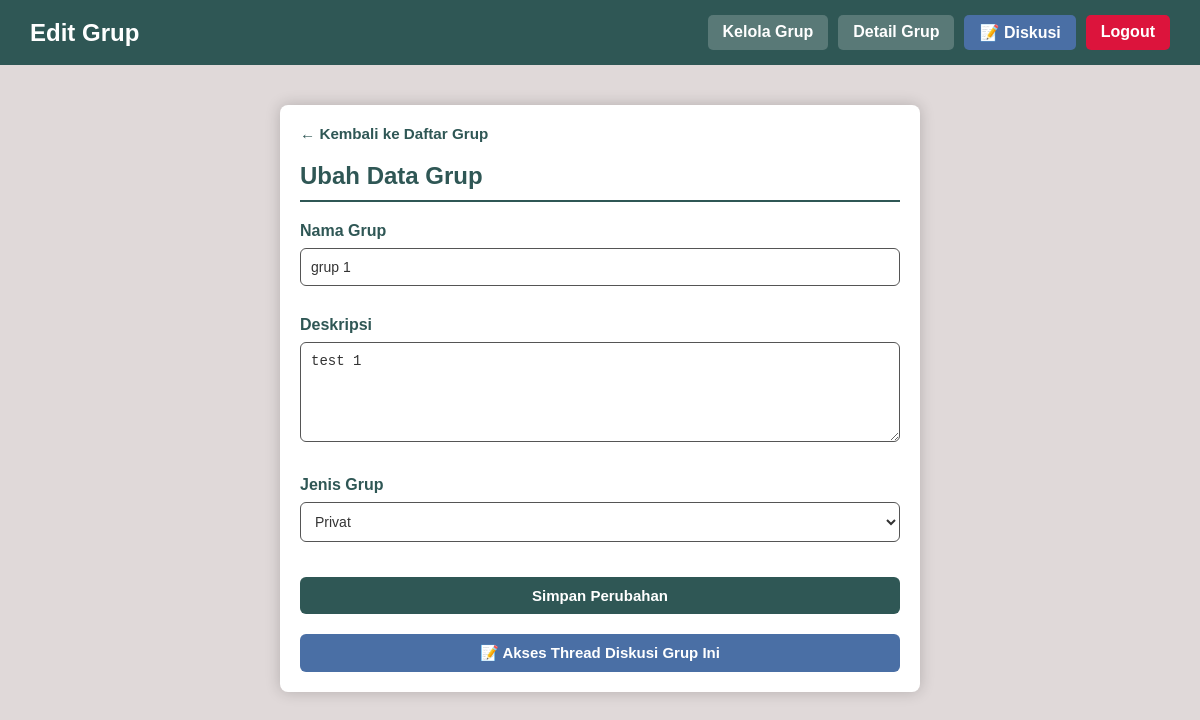
/dosen/grup/edit_group.php?idgrup=1 (signed in), run on the app's committed database.
### tables this page shows
CREATE TABLE `grup` (
  `idgrup` int(11) NOT NULL,
  `username_pembuat` varchar(20) NOT NULL,
  `nama` varchar(45) DEFAULT NULL,
  `deskripsi` varchar(45) DEFAULT NULL,
  `tanggal_pembentukan` datetime DEFAULT NULL,
  `jenis` enum('Privat','Publik') DEFAULT NULL,
  `kode_pendaftaran` varchar(45) DEFAULT NULL
);

### Database.php (called while the page is built, shortened)
<?php
class Database
{
    private $host = "localhost";
    private $username = "root";
    private $password = "";
    private $database = "fullstack";
    private $connection;
    public function __construct()
    {
        $this->connection = new mysqli(
            $this->host,
            $this->username,
            $this->password,
            $this->database
        );
    }
    public function prepare($sql)
    {
        return $this->connection->prepare($sql);
    }
}
class GrupModel
{
    private $db;
    public function __construct()
    {
        $this->db = new Database();
    }
    public function getGrupByPembuatAndId($username, $idgrup)
    {
        $sql = "SELECT * FROM grup WHERE idgrup = ? AND username_pembuat = ?";
        $stmt = $this->db->prepare($sql);
        $stmt->bind_param("is", $idgrup, $username);
        $stmt->execute();
        $result = $stmt->get_result();
        return $result->fetch_assoc();
    }
}
?>

### dosen/grup/edit_group.php (the view, shortened to what this page needs)
<?php
require_once '../../Database.php';
$grupModel = new GrupModel();
$idgrup = (int)$_GET['idgrup'];
$username_dosen = $_SESSION['username'];
$group = $grupModel->getGrupByPembuatAndId($username_dosen, $idgrup);
?>
<!DOCTYPE html>
<html lang="id">
<head>
    <link rel="stylesheet" href="../../css/style.css">
</head>
<body>
    <header>
        <h2>Edit Grup</h2>
        <nav>
            <a href="manage_group_dosen.php">Kelola Grup</a>
            <a href="detail_group.php?idgrup=<?php echo $idgrup; ?>">Detail Grup</a>
            <a href="../../thread/thread_list.php?idgrup=<?php echo $idgrup; ?>" class="btn-thread">📝 Diskusi</a>
            <a href="../../logout.php" class="logout">Logout</a>
        </nav>
    </header>
    <main class="container">
        <div class="box box-medium">
            <a href="manage_group_dosen.php" class="link-back">
                &leftarrow; Kembali ke Daftar Grup
            </a>
            <h2 class="form-title">Ubah Data Grup</h2>
            <form method="POST" action="edit_group.php?idgrup=<?php echo $idgrup; ?>">
                <div style="margin-bottom: 15px;">
                    <label for="nama">Nama Grup</label>
                    <input type="text" id="nama" name="nama" value="<?php echo htmlspecialchars($group['nama']); ?>" required>
                </div>
                <div style="margin-bottom: 15px;">
                    <label for="deskripsi">Deskripsi</label>
                    <textarea id="deskripsi" name="deskripsi" rows="4" required><?php echo htmlspecialchars($group['deskripsi']); ?></textarea>
                </div>
                <div style="margin-bottom: 20px;">
                    <label for="jenis">Jenis Grup</label>
                    <select id="jenis" name="jenis" required>
                        <option value="Privat" <?php echo $group['jenis'] == 'Privat' ? 'selected' : ''; ?>>Privat</option>
                    </select>
                </div>
                <button type="submit" class="btn btn-block">Simpan Perubahan</button>
            </form>
            <a href="../../thread/thread_list.php?idgrup=<?php echo $idgrup; ?>" class="btn btn-blue btn-block mt-20">
                📝 Akses Thread Diskusi Grup Ini
            </a>
        </div>
    </main>
</body>
</html>

### css/style.css (style rules this page uses)
@media (prefers-color-scheme: light) { :root { --bg-body: #E0D9D9; --bg-card: #ffffff; --text-main: #333333; --primary-color: #2F5755; --btn-bg: #2F5755; --border-color: #555; --input-bg: #ffffff; --shadow-color: rgba(0, 0, 0, 0.2); --title-color: #2F5755; --text-muted: #666666; --bg-thread-item: #f8f9fa; --btn-thread-bg: #4a6fa5; --status-open-bg: #d4edda; --status-open-text: #155724; --status-close-bg: #f8d7da; --status-close-text: #721c24; --chat-bg-area: #efe7dd; --chat-bubble-sent: #dcf8c6; --chat-bubble-received: #ffffff; --chat-text-sent: #333; --chat-header-border: #ddd; } }
body { font-family: Arial, sans-serif; background-color: var(--bg-body); color: var(--text-main); margin: 0; min-height: 100vh; }
header { background-color: var(--primary-color); color: white; padding: 15px 30px; display: flex; justify-content: space-between; align-items: center; }
header h2 { margin: 0; font-size: 1.5rem; color: white; }
nav { display: flex; gap: 10px; }
nav a { color: white; text-decoration: none; background-color: rgba(255, 255, 255, 0.2); padding: 8px 15px; border-radius: 5px; font-weight: bold; }
main, .container { padding: 40px; max-width: 1200px; margin: 0 auto; }
h1, h2, h3 { color: var(--title-color); margin-top: 0; }
.box, .form-container { background: var(--bg-card); padding: 20px; margin-bottom: 25px; border-radius: 8px; box-shadow: 0 0 15px 0 var(--shadow-color); color: var(--text-main); }
.box-medium { max-width: 600px; margin-left: auto; margin-right: auto; }
.form-title { border-bottom: 2px solid var(--primary-color); padding-bottom: 10px; margin-bottom: 20px; }
input, select, textarea { width: 100%; padding: 10px; margin-bottom: 15px; border: 1px solid var(--border-color); border-radius: 6px; font-size: 14px; box-sizing: border-box; background-color: var(--input-bg); color: var(--text-main); }
label { display: block; margin-bottom: 8px; font-weight: 600; color: var(--title-color); }
textarea { resize: vertical; min-height: 100px; }
select option { background-color: var(--bg-card); color: var(--text-main); }
button, .btn, .menu-button { display: inline-block; background-color: var(--btn-bg); color: white; padding: 10px 20px; border: none; border-radius: 6px; font-size: 15px; font-weight: bold; cursor: pointer; text-decoration: none; text-align: center; transition: background-color 0.3s; }
.btn-red, .logout { color: white; text-decoration: none; background-color: crimson; padding: 8px 15px; border-radius: 5px; font-weight: bold; }
.btn-blue, a.btn-thread { background-color: var(--btn-thread-bg); color: white; }
.btn-block { display: block; width: 100%; text-align: center; box-sizing: border-box; }
.link-back { display: inline-flex; align-items: center; margin-bottom: 20px; color: var(--primary-color); text-decoration: none; font-weight: bold; font-size: 0.95em; transition: color 0.3s; }
.mt-20 { margin-top: 20px; }

### data on the page
grup: nama "grup 1", deskripsi "test 1", jenis "Privat"
